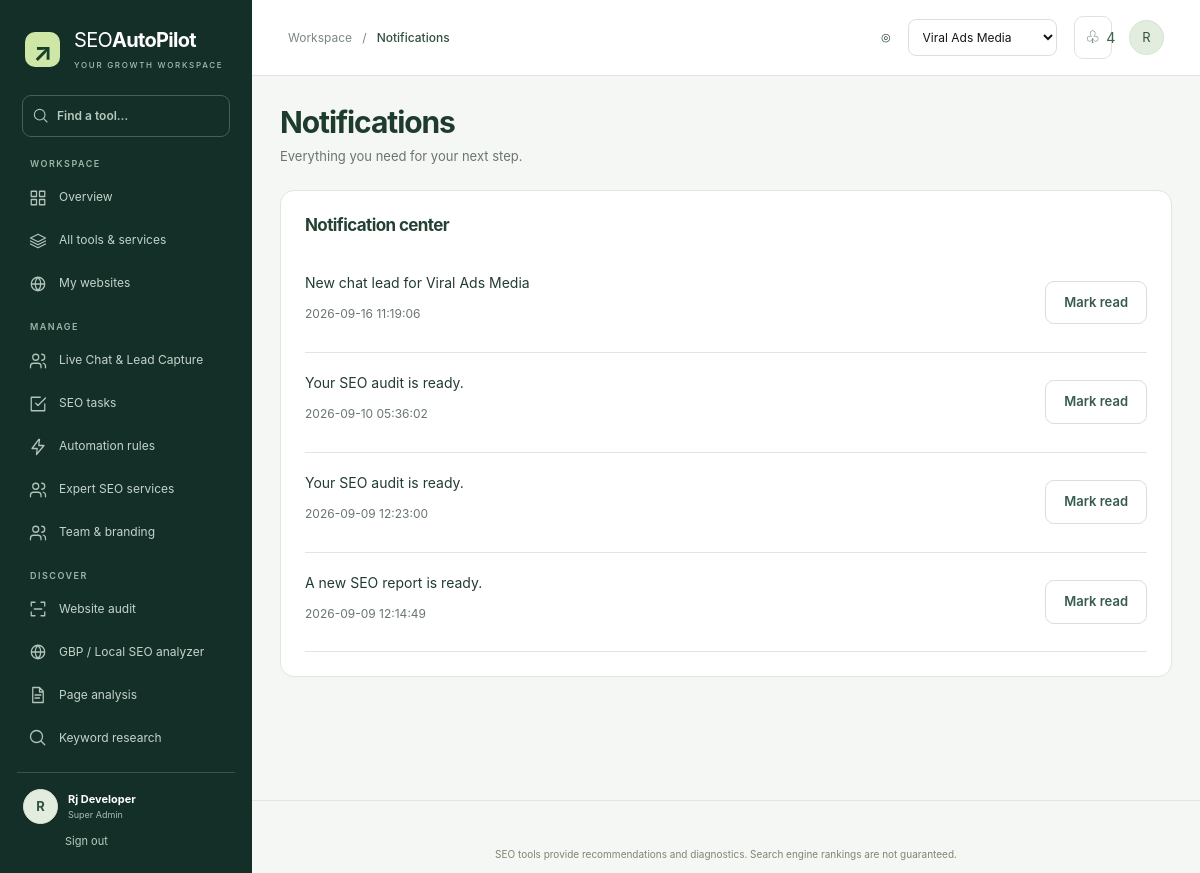
The app's page /notifications (signed in) with its own data.
### tables this page shows
CREATE TABLE `users` (
  `id` int(10) UNSIGNED NOT NULL,
  `name` varchar(120) NOT NULL,
  `email` varchar(190) NOT NULL,
  `password` varchar(255) NOT NULL,
  `role` enum('super_admin','admin','team_member','customer') NOT NULL DEFAULT 'customer',
  `company` varchar(190) DEFAULT '',
  `phone` varchar(40) DEFAULT '',
  `timezone` varchar(60) DEFAULT 'UTC',
  `country` varchar(80) DEFAULT '',
  `active` tinyint(4) NOT NULL DEFAULT 1,
  `verified_at` datetime DEFAULT NULL,
  `notification_email` tinyint(4) NOT NULL DEFAULT 1,
  `created_at` timestamp NOT NULL DEFAULT current_timestamp(),
  `session_version` int(10) UNSIGNED NOT NULL DEFAULT 1
);

CREATE TABLE `notifications` (
  `id` bigint(20) UNSIGNED NOT NULL,
  `user_id` int(10) UNSIGNED NOT NULL,
  `message` varchar(500) NOT NULL,
  `path` varchar(500) NOT NULL,
  `read_at` datetime DEFAULT NULL,
  `created_at` timestamp NOT NULL DEFAULT current_timestamp()
);

### config/config.example.php (called while the page is built)
<?php
return [
 'DB_HOST'=>'127.0.0.1', 'DB_PORT'=>'3306', 'DB_NAME'=>'seo_autopilot', 'DB_USER'=>'root', 'DB_PASS'=>'',
 'APP_URL'=>'http://localhost/ppso', 'APP_NAME'=>'SEO AutoPilot', 'APP_ENV'=>'production',
 'SMTP_HOST'=>'', 'SMTP_PORT'=>587, 'SMTP_USER'=>'', 'SMTP_PASS'=>'', 'SMTP_FROM'=>'',
 'AI_ENDPOINT'=>'', 'AI_API_KEY'=>'', 'AI_MODEL'=>'',
 'RANKING_ENDPOINT'=>'', 'RANKING_API_KEY'=>'',
 'KEYWORD_ENDPOINT'=>'', 'KEYWORD_API_KEY'=>'', 'BACKLINK_ENDPOINT'=>'', 'BACKLINK_API_KEY'=>'',
 'RAZORPAY_KEY'=>'', 'RAZORPAY_SECRET'=>'', 'RAZORPAY_WEBHOOK_SECRET'=>'',
 'INSTALL_TOKEN'=>'replace-with-a-long-random-string',
];

### config/config.php (called while the page is built, shortened)
<?php
$config = require __DIR__.'/config.example.php';
$private = getenv('SEO_CONFIG_FILE') ?: __DIR__.'/local.php';
return $config;

### includes/bootstrap.php (called while the page is built, shortened)
<?php
$config = require ROOT.'/config/config.php';
require_once __DIR__.'/functions.php';
require_once __DIR__.'/security.php';

### includes/functions.php (called while the page is built, shortened)
<?php
function cfg(string $key): mixed { global $config; return $config[$key] ?? null; }
function base_path(): string { return rtrim(parse_url(cfg('APP_URL'), PHP_URL_PATH) ?: '', '/'); }
function url(string $path = '/'): string { return base_path().'/'.ltrim($path,'/'); }
function e(mixed $value): string { return htmlspecialchars((string)($value ?? ''), ENT_QUOTES | ENT_SUBSTITUTE,'UTF-8'); }
function db(): PDO {
 static $pdo;
 if (!$pdo) $pdo = new PDO('mysql:host='.cfg('DB_HOST').';port='.cfg('DB_PORT').';dbname='.cfg('DB_NAME').';charset=utf8mb4',cfg('DB_USER'),cfg('DB_PASS'),[PDO::ATTR_ERRMODE=>PDO::ERRMODE_EXCEPTION,PDO::ATTR_DEFAULT_FETCH_MODE=>PDO::FETCH_ASSOC,PDO::ATTR_EMULATE_PREPARES=>false]);
 return $pdo;
}
function query(string $sql, array $params = []): PDOStatement { $s=db()->prepare($sql); $s->execute($params); return $s; }
function rows(string $sql,array $params=[]): array { return query($sql,$params)->fetchAll(); }
function row(string $sql,array $params=[]): ?array { return query($sql,$params)->fetch() ?: null; }
function value(string $sql,array $params=[]): mixed { return query($sql,$params)->fetchColumn(); }

### includes/security.php (called while the page is built, shortened)
<?php
function current_user(): ?array { static $loaded=false,$user=null; if (!$loaded) { $loaded=true; if (isset($_SESSION['user_id'])) { $user=row('SELECT * FROM users WHERE id=? AND active=1',[$_SESSION['user_id']]); if($user && ($_SESSION['session_version']??0)!== (int)$user['session_version']){$user=null;unset($_SESSION['user_id']);} } } return $user; }
function require_user(): array { $u=current_user(); if (!$u) { if (str_contains($_SERVER['REQUEST_URI']??'','/api/')) fail('Please sign in.',401); redirect('/login'); } if (isset($_SESSION['last_seen']) && time()-$_SESSION['last_seen']>7200) { session_destroy(); fail('Your session has expired. Sign in again.',401); } $_SESSION['last_seen']=time(); return $u; }
function is_admin(?array $u=null): bool { $u ??=current_user(); return in_array($u['role']??'',['super_admin','admin'],true); }
function website(int $id): array { $u=require_user(); $w=row('SELECT * FROM websites WHERE id=?',[$id]); if (!$w) fail('Website not found.',404); if (!is_admin($u) && $w['user_id']!=$u['id'] && !value('SELECT id FROM team_members WHERE user_id=? AND website_id=?',[$u['id'],$id])) fail('This project is not assigned to you.',403); return $w; }
function websites(): array { $u=require_user(); return is_admin($u)?rows('SELECT * FROM websites ORDER BY id DESC LIMIT 500'):rows('SELECT DISTINCT w.* FROM websites w LEFT JOIN team_members t ON t.website_id=w.id WHERE w.user_id=? OR t.user_id=? ORDER BY w.id DESC LIMIT 500',[$u['id'],$u['id']]); }

### dashboard/notifications.php (the view)
<div class="card"><h3>Notification center</h3><?php $notifications=rows('SELECT * FROM notifications WHERE user_id=? ORDER BY id DESC LIMIT 100',[$user['id']]);foreach($notifications as $n):?><div class="issue row between"><div><a href="<?=url($n['path'])?>"><?=e($n['message'])?></a><p class="small"><?=e($n['created_at'])?></p></div><?php if(!$n['read_at']):?><button class="button secondary small-button" data-action="notification-read" data-id="<?=$n['id']?>">Mark read</button><?php endif;?></div><?php endforeach;if(!$notifications)empty_state('You’re all caught up.','Audit, report, and project updates will appear here.');?></div>

### includes/sidebar.php (shortened to what this page needs)
<?php
$catalog=WorkspaceUI::directory();
$groups=['Workspace'=>['dashboard'=>['Overview','grid'],'services'=>['All tools & services','layers'],'websites'=>['My websites','globe']]];
foreach($catalog as $key=>[$group,$name,$description,$steps,$result,$icon])$groups[$group][$key]=[$name,$icon];
if(is_admin())$groups['B2B Leads']=['admin/b2b-leads'=>['B2B Lead Extractor','search']];
if(is_admin())$groups['SEO Expert']=['admin/seo-expert'=>['SEO Expert Leads','users']];
$groups['Account']=['billing'=>['Plan & billing','file'],'profile'=>['My profile','settings']];
?>
<aside class="sidebar" id="sidebar">
 <a class="logo" href="<?=url('/dashboard')?>"><span class="logo-symbol">↗</span><span>SEO<strong>AutoPilot</strong><small>YOUR GROWTH WORKSPACE</small></span></a>
 <label class="nav-search"><?=WorkspaceUI::icon('search')?><input type="search" data-nav-search placeholder="Find a tool…" aria-label="Find a navigation item"></label>
 <nav aria-label="Workspace">
 <?php foreach($groups as $heading=>$items):?><div class="nav-group"><h2 class="nav-group-title"><?=e($heading)?></h2><?php foreach($items as $key=>[$label,$icon]):?><a class="nav-item <?=$section===$key?'active':''?>" <?=$section===$key?'aria-current="page"':''?> href="<?=url('/'.$key).($wid?'?website_id='.$wid:'')?>"><?=WorkspaceUI::icon($icon)?><span><?=e($label)?></span><?php if($key==='ai-assistant'):?><small>AI</small><?php endif;?></a><?php endforeach;?></div><?php endforeach;?>
 </nav>
 <div class="sidebar-bottom"><a class="user-pill" href="<?=url('/profile')?>"><span class="avatar"><?=e(mb_substr($user['name'],0,1))?></span><span><?=e($user['name'])?><small><?=e(ucwords(str_replace('_',' ',$user['role'])))?></small></span></a><form method="post" action="<?=url('/logout')?>"><?php csrf_field();?><button class="text-button">Sign out</button></form></div>
</aside>

### dashboard/index.php (shortened to what this page needs)
<?php
$user=require_user();$sites=websites();$wid=(int)($_GET['website_id']??($sites[0]['id']??0));$w=$wid?website($wid):null;
$defs=Modules::definitions();$title=$defs[$section]['title']??ucwords(str_replace('-',' ',$section));
require ROOT.'/includes/header.php';require ROOT.'/includes/sidebar.php';
?><div class="app-main"><header class="app-topbar"><button class="icon-button mobile-toggle" data-toggle-sidebar aria-controls="sidebar" aria-expanded="false" aria-label="Open navigation">☰</button><div class="breadcrumbs">Workspace &nbsp; / &nbsp; <strong><?=e($title)?></strong></div><div class="top-actions"><span>◎</span><select data-website-picker aria-label="Active website"><option value="0">Select a website</option><?php foreach($sites as $site):?><option value="<?=$site['id']?>" <?=$wid===$site['id']?'selected':''?>><?=e($site['name'])?></option><?php endforeach;?></select><a href="<?=url('/notifications')?>" class="icon-button" aria-label="Notifications">♧ <small><?=(int)value('SELECT COUNT(*) FROM notifications WHERE user_id=? AND read_at IS NULL',[$user['id']])?></small></a><a class="avatar" href="<?=url('/profile')?>"><?=e(mb_substr($user['name'],0,1))?></a></div></header><main class="app-content" id="main"><?php require ROOT.'/includes/alerts.php';?><div class="page-heading"><div><h1><?=$section==='dashboard'?'Your SEO overview.':e($title)?></h1><p><?=e($defs[$section]['description']??($section==='dashboard'?'Track your website health, search rankings, and the next tasks to improve them.':(WorkspaceUI::catalog()[$section][2]??'Everything you need for your next step.')))?></p></div><div class="row"><?php if($w && $section==='dashboard'):?><a class="button secondary" href="<?=url('/reports?website_id='.$wid)?>">↓ Export report</a><button class="button" data-action="crawl" data-website-id="<?=$wid?>">ϟ Run audit</button><?php elseif($section==='websites'):?><a class="button" href="#create">+ Add website</a><?php endif;?></div></div>
<?php
$global=['services','websites','profile','billing','notifications','no-api-tools','live-chat'];
if(!$w && !in_array($section,$global)){?><div class="welcome-banner"><div><h3>Your next SEO win starts here.</h3><p>Connect your first website to see its health, issues, and opportunities.</p></div><a href="<?=url('/websites#create')?>" class="button">+ Add website</a></div><?php if($section==='dashboard')require ROOT.'/dashboard/overview.php';else empty_state('Connect a website first','Add a website to start using this tool.');}
elseif(isset($defs[$section])){require ROOT.'/dashboard/tool-guide.php';if($section==='human-services')require ROOT.'/dashboard/service-options.php';require ROOT.'/dashboard/module.php';}
else{require ROOT.'/dashboard/tool-guide.php'; $view=ROOT.'/dashboard/'.$section.'.php'; if(is_file($view))require $view;else require ROOT.'/dashboard/tools.php'; }
?></main></div><?php require ROOT.'/includes/footer.php';?>

### assets/css/app.css (style rules this page uses)
:root { --orange:#ff7a00;--orange-soft:#fff1e4;--ink:#151515;--muted:#767873;--line:#e9eae5;--paper:#f7f8f5;--white:#fff;--dark:#0b0b0b;--green:#328467;--radius:14px;--shadow:0 5px 24px #14141404;font-family:Inter,ui-sans-serif,-apple-system,BlinkMacSystemFont,"Segoe UI",sans-serif;color:var(--ink);background:var(--paper);font-synthesis:none }
* { box-sizing:border-box }
body { margin:0;font-size:14px;line-height:1.6 }
a { color:inherit;text-decoration:none }
button,input,select,textarea { font:inherit }
button,a,input,select,textarea { outline-offset:4px }
button { cursor:pointer }
h1,h2,h3,h4,p { margin-top:0 }
h1,h2,h3 { line-height:1.2;letter-spacing:-.035em }
h1 { font-size:34px }
h2 { font-size:24px }
h3 { font-size:17px }
p { color:var(--muted) }
.button { display:inline-flex;align-items:center;justify-content:center;gap:10px;border:1px solid transparent;background:var(--orange);color:#17120c;padding:11px 19px;border-radius:8px;font-weight:650;line-height:1.5;transition:transform .15s,background .15s }
.button.secondary { background:white;border-color:#ddd;color:#252525 }
.small-button { font-size:12px;padding:7px 12px }
.text-button { background:none;border:0;color:var(--muted);padding:6px 0 }
.logo { display:flex;align-items:center;gap:6px;font-size:19px;font-weight:750;letter-spacing:-.7px;white-space:nowrap }
.logo>span:last-child { font-weight:450 }
.logo-symbol { display:grid;place-items:center;background:var(--orange);width:31px;height:31px;border-radius:8px;color:#121212;font-size:25px;margin-right:3px }
.muted,.small { color:var(--muted) }
.small { font-size:12px }
.card { background:var(--white);border:1px solid var(--line);border-radius:var(--radius);padding:23px;box-shadow:var(--shadow);min-width:0 }
.row { display:flex;gap:12px;align-items:center;flex-wrap:wrap }
.between { justify-content:space-between }
label { display:flex;flex-direction:column;gap:7px;font-size:12px;font-weight:600;margin-bottom:16px }
input,select,textarea { width:100%;border:1px solid #dedfd9;border-radius:8px;background:white;color:var(--ink);padding:10px 12px;min-height:42px }
.sidebar { position:fixed;inset:0 auto 0 0;width:232px;background:white;border-right:1px solid var(--line);padding:27px 17px 16px;display:flex;flex-direction:column;z-index:30 }
.sidebar>.logo { margin:0 8px 32px;font-size:17px }
.sidebar nav { overflow-y:auto;scrollbar-width:thin;flex:1 }
.nav-item { display:flex;align-items:center;gap:13px;padding:9px 13px;border-radius:7px;font-size:12px;color:#72766d;margin-bottom:3px }
.nav-item>span { font-size:17px;width:19px;text-align:center }
.sidebar-bottom { padding-top:14px }
.user-pill { display:flex;gap:10px;align-items:center;font-size:11px;font-weight:650;padding:0 6px }
.user-pill small { display:block;color:var(--muted);font-size:9px;font-weight:400 }
.avatar { width:32px;height:32px;border-radius:50%;background:#eee8df;display:grid;place-items:center;font-size:13px }
.sidebar-bottom form { margin:2px 0 0 48px;font-size:10px }
.app-main { margin-left:232px;min-height:100vh }
.app-topbar { height:73px;background:white;border-bottom:1px solid var(--line);padding:0 33px;display:flex;align-items:center;justify-content:space-between;gap:20px }
.breadcrumbs { font-size:11px;color:#94978f }
.breadcrumbs strong { color:#4a4e45;font-weight:500 }
.top-actions { display:flex;align-items:center;gap:17px;font-size:11px }
.top-actions select { font-size:11px;min-height:34px;padding:5px 10px;max-width:220px }
.icon-button { border:1px solid var(--line);background:white;border-radius:8px;padding:6px 10px;font-size:17px }
.app-content { max-width:1560px;margin:0 auto;padding:30px 33px 50px }
.page-heading { display:flex;align-items:center;justify-content:space-between;margin-bottom:27px;gap:20px }
.page-heading h1 { font-size:28px;margin-bottom:7px }
.page-heading p { font-size:12px;margin:0 }
.issue { border-bottom:1px solid var(--line);padding:18px 0 }
.issue p { font-size:12px;margin:10px 0 }
@media (max-height:900px) { .nav-item { padding:7px 12px } }
@media (max-height:900px) { .sidebar>.logo { margin-bottom:23px } }

### records on screen
users: name "R", name "Rj Developer", role "Super Admin"
notifications: message "New chat lead for Viral Ads Media", created_at "2026-09-16 11:19:06"
notifications: message "Your SEO audit is ready.", created_at "2026-09-10 05:36:02"
notifications: message "Your SEO audit is ready.", created_at "2026-09-09 12:23:00"
notifications: message "A new SEO report is ready.", created_at "2026-09-09 12:14:49"

### other values on screen
$heading "WORKSPACE"
$label "Overview"
$label "All tools & services"
$label "My websites"
$heading "MANAGE"
$label "Live Chat & Lead Capture"
$label "SEO tasks"
$label "Automation rules"
$label "Expert SEO services"
$label "Team & branding"
$heading "DISCOVER"
$label "Website audit"
$label "GBP / Local SEO analyzer"
$label "Page analysis"
$label "Keyword research"
